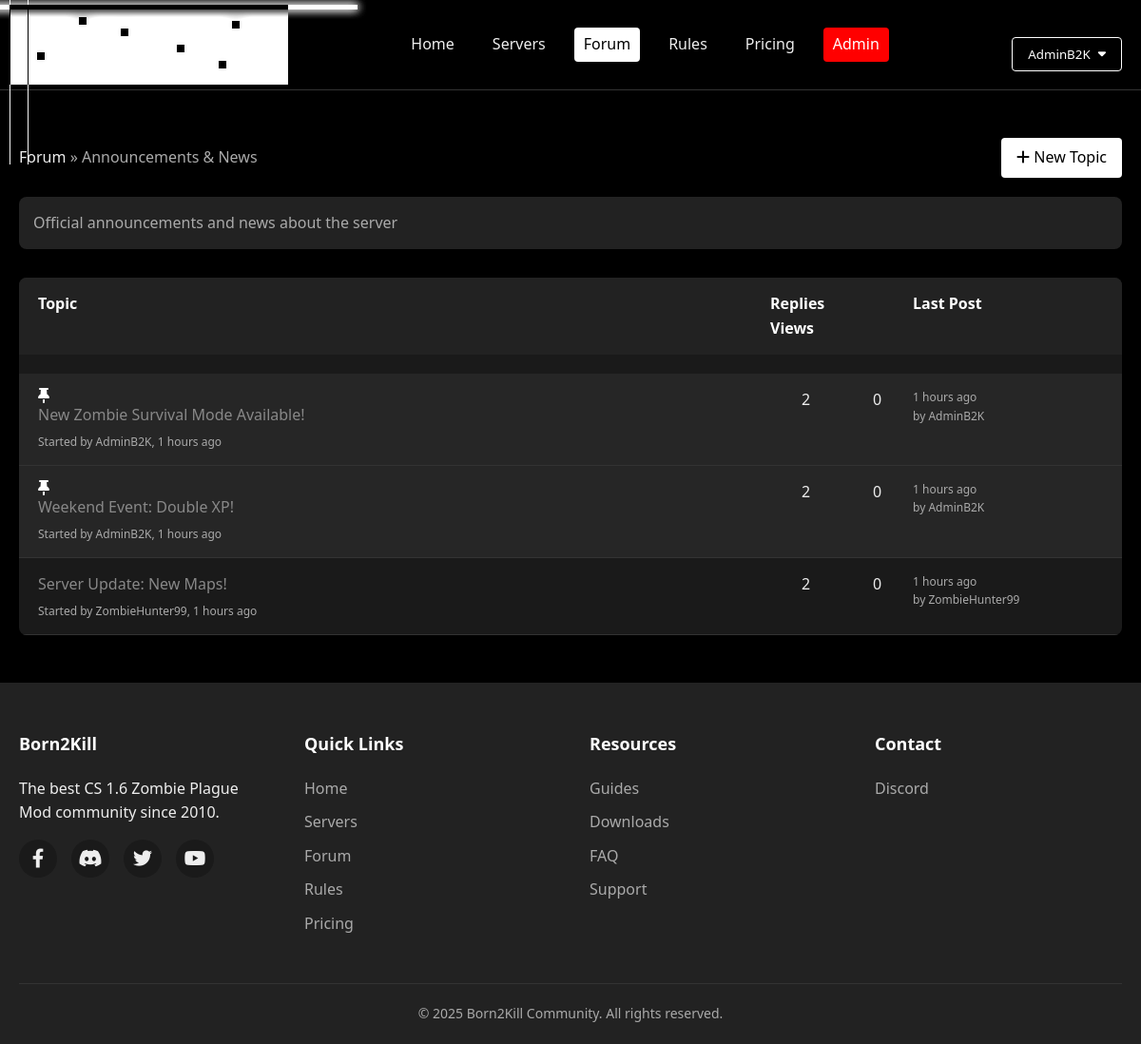
Screenshot of /php/category.php?id=1 (signed in) with the database file from the repository.
### tables this page shows
CREATE TABLE IF NOT EXISTS forum_categories (
    id INT AUTO_INCREMENT PRIMARY KEY,
    name VARCHAR(100) NOT NULL,
    description TEXT,
    sort_order INT DEFAULT 0
);

CREATE TABLE IF NOT EXISTS forum_topics (
    id INT AUTO_INCREMENT PRIMARY KEY,
    category_id INT NOT NULL,
    user_id INT NOT NULL,
    title VARCHAR(255) NOT NULL,
    created_at TIMESTAMP DEFAULT CURRENT_TIMESTAMP,
    is_pinned TINYINT(1) DEFAULT 0,
    is_locked TINYINT(1) DEFAULT 0,
    views INT DEFAULT 0,
    FOREIGN KEY (category_id) REFERENCES forum_categories(id) ON DELETE CASCADE,
    FOREIGN KEY (user_id) REFERENCES users(id) ON DELETE CASCADE
);

CREATE TABLE IF NOT EXISTS users (
    id INT AUTO_INCREMENT PRIMARY KEY,
    username VARCHAR(50) UNIQUE NOT NULL,
    password VARCHAR(255) NOT NULL,
    email VARCHAR(100) UNIQUE NOT NULL,
    registration_date TIMESTAMP DEFAULT CURRENT_TIMESTAMP,
    last_login TIMESTAMP NULL,
    avatar VARCHAR(255) DEFAULT 'default.jpg',
    is_admin TINYINT(1) DEFAULT 0,
    vip_status VARCHAR(20) DEFAULT 'none',
    vip_expires TIMESTAMP NULL,
    level INT DEFAULT 1,
    points INT DEFAULT 0,
    packs INT DEFAULT 0
);

### php/config.php (called while the page is built, shortened)
<?php
$db_host = "localhost";
$db_name = "";
$db_user = "";
$db_pass = "";
$conn = new mysqli($db_host, $db_user, $db_pass, $db_name);
$conn->set_charset("utf8mb4");
function isLoggedIn() {
    return isset($_SESSION['user_id']);
}
function getCategoryTopics($category_id) {
    global $conn;
    $sql = "SELECT t.*, u.username as author,
           (SELECT COUNT(*) FROM forum_posts WHERE topic_id = t.id) as replies,
           (SELECT MAX(created_at) FROM forum_posts WHERE topic_id = t.id) as last_reply_date,
           (SELECT u2.username FROM forum_posts p JOIN users u2 ON p.user_id = u2.id
            WHERE p.topic_id = t.id ORDER BY p.created_at DESC LIMIT 1) as last_reply_author
           FROM forum_topics t
           JOIN users u ON t.user_id = u.id
           WHERE t.category_id = ?
           ORDER BY t.is_pinned DESC, t.created_at DESC";
    $stmt = $conn->prepare($sql);
    $stmt->bind_param("i", $category_id);
    $stmt->execute();
    $result = $stmt->get_result();
    $topics = [];
    if ($result->num_rows > 0) {
        while ($row = $result->fetch_assoc()) {
            $topics[] = $row;
        }
    }
    return $topics;
}
function formatDate($date) {
    $timestamp = strtotime($date);
    $now = time();
    $diff = $now - $timestamp;
    if ($diff < 60) {
        return 'Just now';
    } elseif ($diff < 3600) {
        return floor($diff / 60) . ' minutes ago';
    } elseif ($diff < 86400) {
        return floor($diff / 3600) . ' hours ago';
    } elseif ($diff < 604800) {
        return floor($diff / 86400) . ' days ago';
    } else {
        return date('M j, Y', $timestamp);
    }
}

### php/category.php (the view, shortened to what this page needs)
<?php
require_once 'config.php';
$category_id = (int)$_GET['id'];
$sql = "SELECT * FROM forum_categories WHERE id = ?";
$stmt = $conn->prepare($sql);
$stmt->bind_param("i", $category_id);
$stmt->execute();
$result = $stmt->get_result();
$category = $result->fetch_assoc();
$topics = getCategoryTopics($category_id);
?>
<!DOCTYPE html>
<html lang="en">
<head>
    <link rel="stylesheet" href="css/style.css">
    <link rel="stylesheet" href="https://cdnjs.cloudflare.com/ajax/libs/font-awesome/6.0.0/css/all.min.css">
</head>
<body>
    <?php include 'includes/header.php'; ?>
    <section class="forum-category">
        <div class="container">
            <div class="category-header">
                <div class="breadcrumb">
                    <a href="forum.php">Forum</a> &raquo;
                    <span><?php echo htmlspecialchars($category['name']); ?></span>
                </div>
                <?php if (isLoggedIn()): ?>
                <a href="new_topic.php?category_id=<?php echo $category_id; ?>" class="btn btn-primary">
                    <i class="fas fa-plus"></i> New Topic
                </a>
                <?php endif; ?>
            </div>
            <div class="category-description">
                <?php echo htmlspecialchars($category['description']); ?>
            </div>
            <div class="topics-list">
                <?php if (empty($topics)): ?>
                <div class="no-topics">
                    <p>No topics in this category yet. <?php echo isLoggedIn() ? 'Be the first to create one!' : 'Login to create a topic.'; ?></p>
                </div>
                <?php else: ?>
                <div class="topic-header">
                    <div class="topic-title-header">Topic</div>
                    <div class="topic-stats-header">
                        <div>Replies</div>
                        <div>Views</div>
                    </div>
                    <div class="topic-last-post-header">Last Post</div>
                </div>
                <?php foreach ($topics as $topic): ?>
                <div class="topic-row <?php echo $topic['is_pinned'] ? 'pinned' : ''; ?>">
                    <div class="topic-title-col">
                        <?php if ($topic['is_pinned']): ?>
                            <i class="fas fa-thumbtack pin-icon"></i>
                        <?php endif; ?>
                        <a href="topic.php?id=<?php echo $topic['id']; ?>"><?php echo htmlspecialchars($topic['title']); ?></a>
                        <div class="topic-author">
                            Started by <?php echo htmlspecialchars($topic['author']); ?>, <?php echo formatDate($topic['created_at']); ?>
                        </div>
                    </div>
                    <div class="topic-stats">
                        <div><?php echo $topic['replies']; ?></div>
                        <div><?php echo $topic['views']; ?></div>
                    </div>
                    <div class="topic-last-post">
                        <?php if ($topic['last_reply_date']): ?>
                            <div><?php echo formatDate($topic['last_reply_date']); ?></div>
                            <div>by <?php echo htmlspecialchars($topic['last_reply_author']); ?></div>
                        <?php else: ?>
                            <div>No replies yet</div>
                        <?php endif; ?>
                    </div>
                </div>
                <?php endforeach; ?>
                <?php endif; ?>
            </div>
        </div>
    </section>
    <?php include 'includes/footer.php'; ?>
</body>
</html>

### php/css/style.css (style rules this page uses)
:root { --primary: #ffffff; --secondary: #222; --accent: #888; --bg-dark: #000000; --bg-light: #1a1a1a; --text: #eee; --text-muted: #aaa; --border: #333; --success: #5cb85c; --error: #d9534f; }
* { margin: 0; padding: 0; box-sizing: border-box; font-family: 'Segoe UI', Tahoma, Geneva, Verdana, sans-serif; }
body { background-color: var(--bg-dark); color: var(--text); line-height: 1.6; }
a { color: var(--accent); text-decoration: none; transition: all 0.3s ease; }
.container { width: 100%; max-width: 1200px; margin: 0 auto; padding: 0 20px; }
.btn { padding: 8px 16px; border-radius: 4px; font-weight: 500; cursor: pointer; transition: all 0.3s ease; border: none; display: inline-block; text-align: center; }
.btn-primary { background-color: var(--primary); color: black; }
.topic-author { display: flex; align-items: center; gap: 5px; }
.forum-category { padding: 50px 0; background-color: var(--bg-dark); }
.category-header { display: flex; justify-content: space-between; align-items: center; margin-bottom: 20px; }
.breadcrumb { font-size: 16px; color: var(--text-muted); }
.breadcrumb a { color: var(--text); }
.category-description { margin-bottom: 30px; padding: 15px; background-color: var(--secondary); border-radius: 8px; color: var(--text-muted); }
.topics-list { background-color: var(--bg-light); border-radius: 8px; overflow: hidden; }
.topic-header { display: grid; grid-template-columns: 1fr 150px 200px; padding: 15px 20px; background-color: var(--secondary); font-weight: 600; color: var(--primary); }
.topic-row { display: grid; grid-template-columns: 1fr 150px 200px; padding: 15px 20px; border-bottom: 1px solid var(--border); transition: background-color 0.3s ease; }
.topic-row.pinned { background-color: rgba(255, 255, 255, 0.05); }
.topic-title-col { display: flex; flex-direction: column; }
.pin-icon, .lock-icon { color: var(--primary); margin-right: 5px; }
.topic-author { font-size: 12px; color: var(--text-muted); margin-top: 5px; }
.topic-stats { display: grid; grid-template-columns: 1fr 1fr; text-align: center; }
.topic-last-post { font-size: 12px; color: var(--text-muted); }
.topic-header { margin-bottom: 20px; }

### rows the page displays
forum_categories: name "Announcements & News", description "Official announcements and news about the server"
forum_topics: is_pinned 1 (drawn), title "New Zombie Survival Mode Available!", user.username "AdminB2K", created_at "1 hours ago", replies "2", views "0", last_reply_date "1 hours ago", last_reply_author "AdminB2K"
forum_topics: is_pinned 1 (drawn), title "Weekend Event: Double XP!", user.username "AdminB2K", created_at "1 hours ago", replies "2", views "0", last_reply_date "1 hours ago", last_reply_author "AdminB2K"
forum_topics: title "Server Update: New Maps!", user.username "ZombieHunter99", created_at "1 hours ago", replies "2", views "0", last_reply_date "1 hours ago", last_reply_author "ZombieHunter99"

### other values shown
$_SESSION['username'] "AdminB2K"
